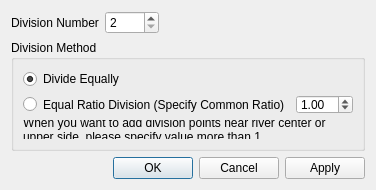
<?xml version="1.0" encoding="UTF-8"?>
<ui version="4.0">
 <class>GridCreatingConditionRiverSurvey15DPointAddDialog</class>
 <widget class="QDialog" name="GridCreatingConditionRiverSurvey15DPointAddDialog">
  <property name="geometry">
   <rect>
    <x>0</x>
    <y>0</y>
    <width>350</width>
    <height>190</height>
   </rect>
  </property>
  <property name="windowTitle">
   <string>Add Division Point</string>
  </property>
  <layout class="QVBoxLayout" name="verticalLayout">
   <item>
    <layout class="QHBoxLayout" name="horizontalLayout">
     <item>
      <widget class="QLabel" name="divNumLabel">
       <property name="text">
        <string>Division Number</string>
       </property>
      </widget>
     </item>
     <item>
      <widget class="QSpinBox" name="divNumSpinBox">
       <property name="minimum">
        <number>2</number>
       </property>
       <property name="maximum">
        <number>9999</number>
       </property>
      </widget>
     </item>
     <item>
      <spacer name="horizontalSpacer">
       <property name="orientation">
        <enum>Qt::Horizontal</enum>
       </property>
       <property name="sizeHint" stdset="0">
        <size>
         <width>40</width>
         <height>20</height>
        </size>
       </property>
      </spacer>
     </item>
    </layout>
   </item>
   <item>
    <widget class="QGroupBox" name="groupBox">
     <property name="title">
      <string>Division Method</string>
     </property>
     <layout class="QGridLayout" name="gridLayout">
      <item row="0" column="0">
       <widget class="QRadioButton" name="uniformRadioButton">
        <property name="text">
         <string>Divide Equally</string>
        </property>
        <property name="checked">
         <bool>true</bool>
        </property>
       </widget>
      </item>
      <item row="1" column="0">
       <widget class="QRadioButton" name="equalRatioRadioButton">
        <property name="text">
         <string>Equal Ratio Division (Specify Common Ratio)</string>
        </property>
       </widget>
      </item>
      <item row="1" column="1">
       <widget class="QDoubleSpinBox" name="ratioSpinBox">
        <property name="decimals">
         <number>2</number>
        </property>
        <property name="minimum">
         <double>0.010000000000000</double>
        </property>
        <property name="singleStep">
         <double>0.100000000000000</double>
        </property>
        <property name="value">
         <double>1.000000000000000</double>
        </property>
       </widget>
      </item>
      <item row="2" column="0" colspan="2">
       <widget class="QLabel" name="label">
        <property name="text">
         <string>When you want to add division points near river center or upper side, please specify value more than 1.</string>
        </property>
        <property name="wordWrap">
         <bool>true</bool>
        </property>
       </widget>
      </item>
     </layout>
    </widget>
   </item>
   <item>
    <spacer name="verticalSpacer">
     <property name="orientation">
      <enum>Qt::Vertical</enum>
     </property>
     <property name="sizeHint" stdset="0">
      <size>
       <width>20</width>
       <height>2</height>
      </size>
     </property>
    </spacer>
   </item>
   <item>
    <widget class="QDialogButtonBox" name="buttonBox">
     <property name="orientation">
      <enum>Qt::Horizontal</enum>
     </property>
     <property name="standardButtons">
      <set>QDialogButtonBox::Apply|QDialogButtonBox::Cancel|QDialogButtonBox::Ok</set>
     </property>
    </widget>
   </item>
  </layout>
 </widget>
 <resources/>
 <connections>
  <connection>
   <sender>buttonBox</sender>
   <signal>accepted()</signal>
   <receiver>GridCreatingConditionRiverSurvey15DPointAddDialog</receiver>
   <slot>accept()</slot>
   <hints>
    <hint type="sourcelabel">
     <x>257</x>
     <y>141</y>
    </hint>
    <hint type="destinationlabel">
     <x>157</x>
     <y>274</y>
    </hint>
   </hints>
  </connection>
  <connection>
   <sender>buttonBox</sender>
   <signal>rejected()</signal>
   <receiver>GridCreatingConditionRiverSurvey15DPointAddDialog</receiver>
   <slot>reject()</slot>
   <hints>
    <hint type="sourcelabel">
     <x>325</x>
     <y>141</y>
    </hint>
    <hint type="destinationlabel">
     <x>286</x>
     <y>274</y>
    </hint>
   </hints>
  </connection>
  <connection>
   <sender>equalRatioRadioButton</sender>
   <signal>toggled(bool)</signal>
   <receiver>ratioSpinBox</receiver>
   <slot>setEnabled(bool)</slot>
   <hints>
    <hint type="sourcelabel">
     <x>227</x>
     <y>88</y>
    </hint>
    <hint type="destinationlabel">
     <x>299</x>
     <y>88</y>
    </hint>
   </hints>
  </connection>
 </connections>
</ui>
